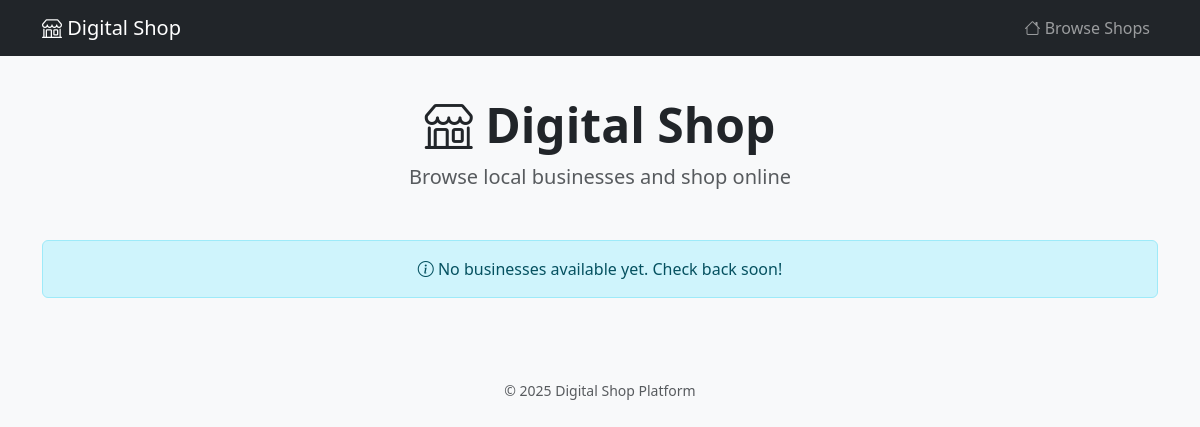
Before: / with the older database file.
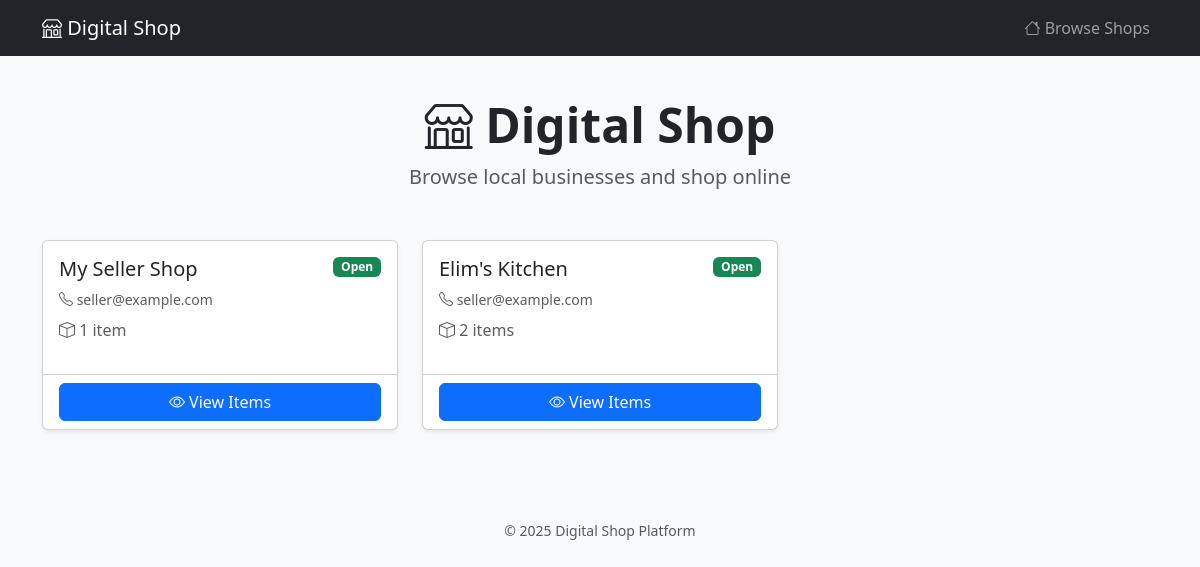
After: the same page with the newer database file.
### app/models.py (models this page shows, shortened)
class Seller(db.Model):
    __tablename__ = "sellers"
    id = db.Column(db.Integer, primary_key=True, autoincrement=True)
    business_name = db.Column(db.String(255), nullable=False, default="My Shop")
    contact_details = db.Column(db.String(255), nullable=True)
    is_open = db.Column(db.Boolean, default=True, nullable=False)
    created_at = db.Column(db.DateTime, default=lambda: datetime.now(timezone.utc))
    items = db.relationship("Item", backref="seller", lazy=True)
    orders = db.relationship("Order", backref="seller", lazy=True)

### app/customer/routes.py (the view)
@customer_bp.route("/")
def businesses():
    sellers = Seller.query.all()
    return render_template("customer/businesses.html", sellers=sellers)

### app/templates/customer/businesses.html (shortened to what this page needs)
{% extends "base.html" %}
{% block content %}
<div class="py-3">
    <div class="text-center mb-5">
        <h1 class="display-5 fw-bold"><i class="bi bi-shop"></i> Digital Shop</h1>
        <p class="lead text-muted">Browse local businesses and shop online</p>
    </div>
    {% if sellers|length == 0 %}
    <div class="alert alert-info text-center">
        <i class="bi bi-info-circle"></i> No businesses available yet. Check back soon!
    </div>
    {% endif %}
    <div class="row g-4">
        {% for seller in sellers %}
        <div class="col-md-6 col-lg-4">
            <div class="card ds-card h-100 shadow-sm">
                <div class="card-body">
                    <div class="d-flex justify-content-between align-items-start mb-2">
                        <h5 class="card-title mb-0">{{ seller.business_name }}</h5>
                        {% if seller.is_open %}
                        <span class="badge ds-badge-open">Open</span>
                        {% else %}
                        <span class="badge ds-badge-closed">Closed</span>
                        {% endif %}
                    </div>
                    {% if seller.contact_details %}
                    <p class="text-muted small mb-2">
                        <i class="bi bi-telephone"></i> {{ seller.contact_details }}
                    </p>
                    {% endif %}
                    <p class="text-muted">
                        <i class="bi bi-box"></i> {{ seller.items|length }} item{{ 's' if seller.items|length != 1 }}
                    </p>
                </div>
                <div class="card-footer bg-transparent">
                    <a href="/business/{{ seller.id }}" class="btn btn-primary w-100">
                        <i class="bi bi-eye"></i> View Items
                    </a>
                </div>
            </div>
        </div>
        {% endfor %}
    </div>
</div>
{% endblock %}

### app/templates/base.html (shortened to what this page needs)
<!DOCTYPE html>
<html lang="en">
<head>
    <link href="https://cdn.jsdelivr.net/npm/bootstrap@5.3.3/dist/css/bootstrap.min.css" rel="stylesheet">
    <link href="https://cdn.jsdelivr.net/npm/bootstrap-icons@1.11.3/font/bootstrap-icons.min.css" rel="stylesheet">
</head>
<body>
    <nav class="navbar navbar-expand-lg navbar-dark bg-dark">
        <div class="container">
            <a class="navbar-brand" href="/">
                <i class="bi bi-shop"></i> Digital Shop
            </a>
            <div class="collapse navbar-collapse" id="navbarNav">
                <ul class="navbar-nav ms-auto">
                    <li class="nav-item">
                        <a class="nav-link" href="/"><i class="bi bi-house"></i> Browse Shops</a>
                    </li>
                </ul>
            </div>
        </div>
    </nav>
    <div class="container mt-4">
        {% block content %}{% endblock %}
    </div>
    <footer class="text-center text-muted py-4 mt-5">
        <small>&copy; 2025 Digital Shop Platform</small>
    </footer>
</body>
</html>

### app/templates/base.html (style rules this page uses)
body { background-color: #f8f9fa; }
.ds-badge-open { background-color: #198754; }
.ds-card { transition: transform 0.2s, box-shadow 0.2s; }

Changed rows visible on the page:
added Seller: business_name "My Seller Shop", is_open "Open", contact_details "seller@example.com", items|length "1"
added Seller: business_name "Elim's Kitchen", is_open "Open", contact_details "seller@example.com", items|length "2", items "s"
Other visible differences:
text no longer shown: "No businesses available yet. Check back soon!"
